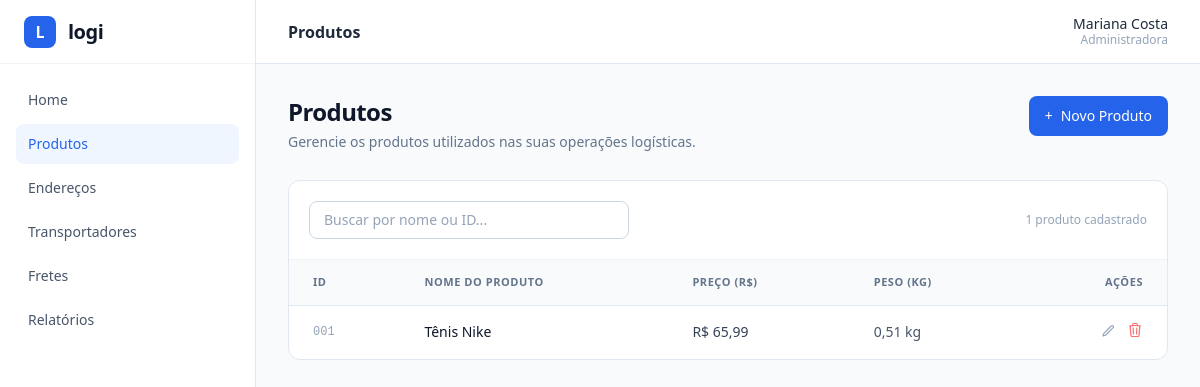
Before: /produtos.php with the older database file.
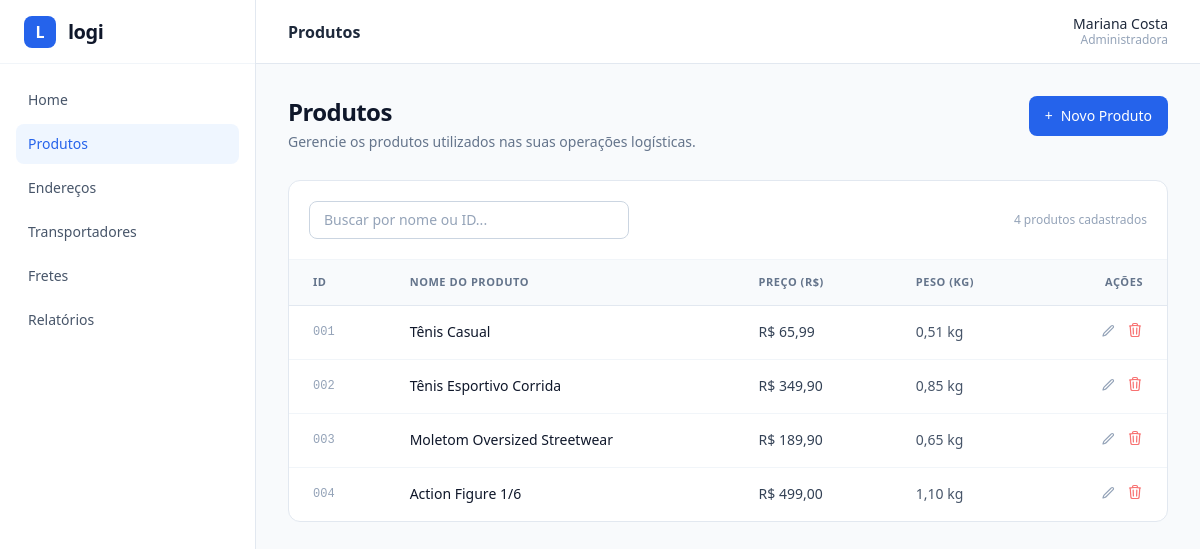
After: the same page with the newer database file.
### tables this page shows
CREATE TABLE produtos (
            id INTEGER PRIMARY KEY AUTOINCREMENT,
            nome TEXT NOT NULL,
            preco REAL NOT NULL DEFAULT 0,
            peso_kg REAL NOT NULL DEFAULT 0
        );

### produtos.php (the view, shortened to what this page needs)
<?php
$tituloPagina = 'Produtos';
$pdo = getDb();
$modoFormulario = false;
$produtoEdicao = [
    'id' => 0,
    'nome' => '',
    'preco' => '',
    'peso_kg' => '',
];
$produtos = [];
if (!$modoFormulario) {
    $produtos = $pdo->query('SELECT id, nome, preco, peso_kg FROM produtos ORDER BY id ASC')->fetchAll();
}
require_once __DIR__ . '/includes/header.php';
?>
<?php if ($modoFormulario): ?>
    <?php $ehEdicao = ((int) $produtoEdicao['id'] > 0); ?>
    <nav class="flex items-center gap-2 text-xs text-slate-400 mb-3">
        <a href="produtos.php" class="hover:text-slate-600 transition">Produtos</a>
        <span>/</span>
        <span class="text-slate-600 font-medium"><?= $ehEdicao ? 'Editar produto' : 'Novo produto' ?></span>
    </nav>
    <div class="mb-7">
        <h1 class="text-2xl font-bold text-slate-900 tracking-tight">
            <?= $ehEdicao ? 'Editar Produto' : 'Cadastrar Novo Produto' ?>
        </h1>
        <p class="text-sm text-slate-500 mt-1">
            <?= $ehEdicao
                ? 'Atualize as informações do produto selecionado.'
                : 'Adicione um produto ao catálogo para utilizá-lo nos seus fretes.' ?>
        </p>
    </div>
    <form method="POST" action="produtos.php" class="bg-white border border-slate-200 rounded-xl overflow-hidden">
        <input type="hidden" name="acao" value="salvar">
        <input type="hidden" name="id" value="<?= (int) $produtoEdicao['id'] ?>">
        <div class="p-6 sm:p-8 space-y-6">
            <div class="flex items-center justify-between">
                <div>
                    <h2 class="text-base font-semibold text-slate-900">Informações do produto</h2>
                    <p class="text-xs text-slate-500 mt-0.5">Preencha o nome, o preço e o peso do produto.</p>
                </div>
                <span class="text-xs text-slate-400">* Campos obrigatórios</span>
            </div>
            <div>
                <label for="nome" class="block text-sm font-medium text-slate-700 mb-2">
                    Nome do Produto *
                </label>
                <input
                    type="text"
                    id="nome"
                    name="nome"
                    required
                    value="<?= htmlspecialchars($produtoEdicao['nome']) ?>"
                    placeholder="Ex.: Caixa de papelão reforçada"
                    class="w-full rounded-lg border border-slate-300 px-3.5 py-2.5 text-sm text-slate-900 placeholder:text-slate-400 focus:border-blue-600 focus:outline-none focus:ring-2 focus:ring-blue-600/15"
                >
            </div>
            <div class="grid grid-cols-1 sm:grid-cols-2 gap-6">
                <div>
                    <label for="preco" class="block text-sm font-medium text-slate-700 mb-2">
                        Preço (R$) *
                    </label>
                    <input
                        type="text"
                        id="preco"
                        name="preco"
                        required
                        inputmode="decimal"
                        value="<?= htmlspecialchars($produtoEdicao['preco']) ?>"
                        placeholder="0,00"
                        class="w-full rounded-lg border border-slate-300 px-3.5 py-2.5 text-sm text-slate-900 placeholder:text-slate-400 focus:border-blue-600 focus:outline-none focus:ring-2 focus:ring-blue-600/15"
                    >
                    <p class="text-xs text-slate-400 mt-1.5">Informe o valor unitário do produto.</p>
                </div>
                <div>
                    <label for="peso_kg" class="block text-sm font-medium text-slate-700 mb-2">
                        Peso (kg) *
                    </label>
                    <input
                        type="text"
                        id="peso_kg"
                        name="peso_kg"
                        required
                        inputmode="decimal"
                        value="<?= htmlspecialchars($produtoEdicao['peso_kg']) ?>"
                        placeholder="0,00"
                        class="w-full rounded-lg border border-slate-300 px-3.5 py-2.5 text-sm text-slate-900 placeholder:text-slate-400 focus:border-blue-600 focus:outline-none focus:ring-2 focus:ring-blue-600/15"
                    >
                    <p class="text-xs text-slate-400 mt-1.5">Informe o peso em quilogramas.</p>
                </div>
            </div>
        </div>
        <div class="bg-slate-50/70 border-t border-slate-200 px-6 sm:px-8 py-4 flex flex-col sm:flex-row sm:items-center sm:justify-between gap-3">
            <p class="text-xs text-slate-400">Os dados poderão ser editados após o cadastro.</p>
            <div class="flex items-center justify-end gap-3">
                <a
                    href="produtos.php"
                    class="px-4 py-2 rounded-lg border border-slate-300 bg-white text-sm font-medium text-slate-700 hover:bg-slate-50 transition"
                >
                    Cancelar
                </a>
                <button
                    type="submit"
                    class="px-5 py-2 rounded-lg bg-blue-600 text-sm font-medium text-white hover:bg-blue-700 transition cursor-pointer"
                >
                    <?= $ehEdicao ? 'Atualizar Produto' : 'Salvar Produto' ?>
                </button>
            </div>
        </div>
    </form>
    <p class="text-xs text-slate-400 mt-4">
        Após salvar, o produto ficará disponível na listagem de produtos.
    </p>
<?php else: ?>
    <div class="flex flex-col sm:flex-row sm:items-center sm:justify-between gap-4 mb-7">
        <div>
            <h1 class="text-2xl font-bold text-slate-900 tracking-tight">Produtos</h1>
            <p class="text-sm text-slate-500 mt-1">Gerencie os produtos utilizados nas suas operações logísticas.</p>
        </div>
        <a
            href="produtos.php?acao=novo"
            class="inline-flex items-center justify-center gap-2 px-4 py-2.5 rounded-lg bg-blue-600 text-sm font-medium text-white hover:bg-blue-700 transition self-start"
        >
            <span>+</span>
            <span>Novo Produto</span>
        </a>
    </div>
    <div class="bg-white border border-slate-200 rounded-xl overflow-hidden">
        <div class="p-5 flex flex-col sm:flex-row sm:items-center sm:justify-between gap-4 border-b border-slate-100">
            <div class="relative w-full sm:w-80">
                <input
                    type="text"
                    id="buscaProduto"
                    placeholder="Buscar por nome ou ID..."
                    class="w-full rounded-lg border border-slate-300 pl-3.5 pr-3.5 py-2 text-sm text-slate-900 placeholder:text-slate-400 focus:border-blue-600 focus:outline-none focus:ring-2 focus:ring-blue-600/15"
                >
            </div>
            <span id="contadorProdutos" class="text-xs text-slate-400">
                <?= count($produtos) ?> <?= count($produtos) === 1 ? 'produto cadastrado' : 'produtos cadastrados' ?>
            </span>
        </div>
        <div class="overflow-x-auto">
            <table class="w-full text-left border-collapse">
                <thead>
                    <tr class="bg-slate-50 border-b border-slate-200 text-[11px] font-semibold uppercase tracking-wider text-slate-500">
                        <th class="py-3.5 px-6">ID</th>
                        <th class="py-3.5 px-6">Nome do Produto</th>
                        <th class="py-3.5 px-6">Preço (R$)</th>
                        <th class="py-3.5 px-6">Peso (kg)</th>
                        <th class="py-3.5 px-6 text-right">Ações</th>
                    </tr>
                </thead>
                <tbody id="tabelaProdutosBody" class="divide-y divide-slate-100 text-sm">
                    <?php if (empty($produtos)): ?>
                        <tr id="linhaVazia">
                            <td colspan="5" class="py-10 px-6 text-center text-slate-400">
                                Nenhum produto cadastrado ainda. Clique em <strong>+ Novo Produto</strong> para adicionar.
                            </td>
                        </tr>
                    <?php else: ?>
                        <?php foreach ($produtos as $produto):
                            $idFormatado = str_pad((string) $produto['id'], 3, '0', STR_PAD_LEFT);
                            $precoFormatado = 'R$ ' . number_format((float) $produto['preco'], 2, ',', '.');
                            $pesoFormatado = number_format((float) $produto['peso_kg'], 2, ',', '.') . ' kg';
                        ?>
                            <tr
                                class="linha-produto hover:bg-slate-50/70 transition"
                                data-busca="<?= htmlspecialchars(mb_strtolower($idFormatado . ' ' . $produto['id'] . ' ' . $produto['nome'])) ?>"
                            >
                                <td class="py-4 px-6 text-slate-400 font-mono text-xs"><?= htmlspecialchars($idFormatado) ?></td>
                                <td class="py-4 px-6 font-medium text-slate-900"><?= htmlspecialchars($produto['nome']) ?></td>
                                <td class="py-4 px-6 text-slate-700"><?= htmlspecialchars($precoFormatado) ?></td>
                                <td class="py-4 px-6 text-slate-600"><?= htmlspecialchars($pesoFormatado) ?></td>
                                <td class="py-4 px-6">
                                    <div class="flex items-center justify-end gap-3">
                                        <a
                                            href="produtos.php?editar=<?= (int) $produto['id'] ?>"
                                            title="Editar produto"
                                            class="text-slate-400 hover:text-blue-600 transition"
                                        >
                                            <svg class="w-4 h-4" fill="none" stroke="currentColor" stroke-width="1.8" viewBox="0 0 24 24">
                                                <path stroke-linecap="round" stroke-linejoin="round" d="M16.862 4.487l1.687-1.688a1.875 1.875 0 112.652 2.652L10.582 16.07a4.5 4.5 0 01-1.897 1.13L6 18l.8-2.685a4.5 4.5 0 011.13-1.897l8.932-8.931z" />
                                            </svg>
                                        </a>
                                        <form
                                            method="POST"
                                            action="produtos.php"
                                            onsubmit="return confirm('Deseja realmente excluir este produto?');"
                                            class="inline"
                                        >
                                            <button
                                                type="submit"
                                                title="Excluir produto"
                                                class="text-red-400 hover:text-red-600 transition cursor-pointer"
                                            >
                                            </button>
                                        </form>
                                    </div>
                                </td>
                            </tr>
                        <?php endforeach; ?>
                    <?php endif; ?>
                </tbody>
            </table>
        </div>
    </div>
<?php endif; ?>
<?php require_once __DIR__ . '/includes/footer.php'; ?>

### includes/header.php (shortened to what this page needs)
<?php
$paginaAtual = basename($_SERVER['PHP_SELF']);
$tituloPagina = $tituloPagina ?? 'Dashboard';
?>
<!DOCTYPE html>
<html lang="pt-BR">
<head>
    <script src="https://cdn.tailwindcss.com"></script>
</head>
<body class="bg-slate-50 text-slate-800 antialiased">
<div class="min-h-screen flex">
    <?php require __DIR__ . '/sidebar.php'; ?>
    <div class="flex-1 flex flex-col min-w-0">
        <header class="h-16 bg-white border-b border-slate-200 px-8 flex items-center justify-between">
            <span class="font-semibold text-slate-800"><?= htmlspecialchars($tituloPagina) ?></span>
            <div class="text-right">
                <p class="text-sm font-medium text-slate-800 leading-tight">Mariana Costa</p>
                <p class="text-xs text-slate-400">Administradora</p>
            </div>
        </header>
        <main class="flex-1 p-8 max-w-7xl w-full mx-auto">

### includes/sidebar.php
<?php
$itensMenu = [
    ['arquivo' => 'index.php', 'label' => 'Home'],
    ['arquivo' => 'produtos.php', 'label' => 'Produtos'],
    ['arquivo' => 'enderecos.php', 'label' => 'Endereços'],
    ['arquivo' => 'transportadores.php', 'label' => 'Transportadores'],
    ['arquivo' => 'fretes.php', 'label' => 'Fretes'],
    ['arquivo' => 'relatorios.php', 'label' => 'Relatórios'],
];
?>
<aside class="w-64 bg-white border-r border-slate-200 flex flex-col shrink-0">
    <div class="h-16 px-6 flex items-center gap-3 border-b border-slate-100">
        <div class="w-8 h-8 rounded-lg bg-blue-600 text-white flex items-center justify-center font-bold">L</div>
        <span class="text-xl font-bold tracking-tight text-slate-900">logi</span>
    </div>
    <nav class="p-4 space-y-1">
        <?php foreach ($itensMenu as $item):
            $ativo = ($paginaAtual === $item['arquivo']);
            $classes = $ativo
                ? 'bg-blue-50 text-blue-600 font-medium'
                : 'text-slate-600 hover:bg-slate-50 hover:text-slate-900';
        ?>
            <a href="<?= $item['arquivo'] ?>" class="flex items-center px-3 py-2.5 rounded-lg text-sm transition <?= $classes ?>">
                <?= htmlspecialchars($item['label']) ?>
            </a>
        <?php endforeach; ?>
    </nav>
</aside>

### includes/footer.php
</main>
    </div>
</div>
</body>
</html>

Changed rows visible on the page:
changed produtos "0,51 kg": nome "Tênis Nike" → "Tênis Casual"
added produtos: id "002", nome "Tênis Esportivo Corrida", preco "R$ 349,90", peso_kg "0,85 kg"
added produtos: id "003", nome "Moletom Oversized Streetwear", preco "R$ 189,90", peso_kg "0,65 kg"
added produtos: id "004", nome "Action Figure 1/6", preco "R$ 499,00", peso_kg "1,10 kg"
Other visible differences:
count($produtos): "1" → "4"
text no longer shown: "produto cadastrado"
text now shown: "produtos cadastrados"
